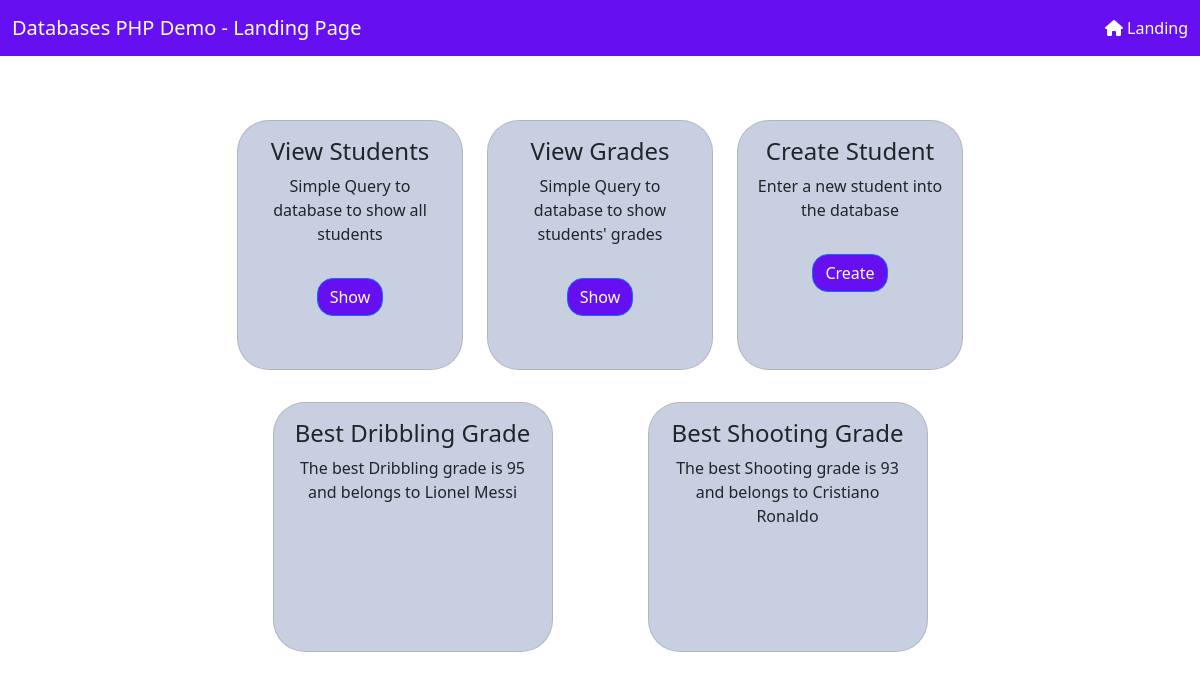
The app's page /dbdemo/index.php with its own data.
### tables this page shows
CREATE TABLE `grades` (
  `id` int NOT NULL,
  `course_name` varchar(45) NOT NULL,
  `grade` int NOT NULL CHECK (`grade` >= 0 AND `grade` <= 100),
  `student_id` int NOT NULL,
  PRIMARY KEY (`id`),
  UNIQUE KEY `id_UNIQUE` (`id`),
  KEY `student_id` (`student_id`),
  CONSTRAINT `student_id` FOREIGN KEY (`student_id`) REFERENCES `students` (`id`) ON DELETE CASCADE ON UPDATE CASCADE
);

CREATE TABLE `students` (
  `id` int NOT NULL AUTO_INCREMENT,
  `name` varchar(45) NOT NULL,
  `surname` varchar(45) NOT NULL,
  `email` varchar(100) NOT NULL CHECK (`email` LIKE '_%@_%._%'),
  PRIMARY KEY (`id`),
  UNIQUE KEY `id_UNIQUE` (`id`)
);

### dbdemo/index.php (the view, shortened to what this page needs)
<!DOCTYPE html>
<html lang = "en">
<head>
    <link rel = "stylesheet" href = "css/styles.css">
    <link rel = "stylesheet" href = "https://cdnjs.cloudflare.com/ajax/libs/font-awesome/6.0.0/css/all.min.css">
    <link rel = "stylesheet" href = "bootstrap/css/bootstrap.min.css">
</head>
<body>
    <nav class="navbar navbar-light navbar-expand-md" id="nav-bar">
        <div id="navbar-div" class="container-fluid">
            <a class="navbar-brand" id="nav-bar-text">Databases PHP Demo - Landing Page</a>
            <a id="navbar-items" href="/Databases-PHP-Demo/dbdemo/">
                <i class="fa fa-home "></i> Landing
            </a>
        </div>
    </nav>
    <div class="container" id="row-container">
        <div class="row" id="row">
            <div class="col-md-4">
                <div class="card" id="card-container-layout">
                    <div class="card-body" id="card">
                        <h4 class="card-title">View Students</h4>
                        <p class="card-text" id="paragraph">Simple Query to database to show all students</p>
                        <a class="btn btn-primary" id="show-btn" href="/Databases-PHP-Demo/dbdemo/students.php">Show</a>
                    </div>
                </div>
            </div>
            <div class="col-md-4">
                <div class="card" id="card-container-layout">
                    <div class="card-body" id="card">
                        <h4 class="card-title">View Grades</h4>
                        <p class="card-text" id="paragraph">Simple Query to database to show students' grades<br></p>
                        <a class="btn btn-primary" id="show-btn" href="/Databases-PHP-Demo/dbdemo/grades.php">Show</a>
                    </div>
                </div>
            </div>
            <div class="col-md-4">
                <div class="card" id="card-container-layout">
                    <div class="card-body" id="card">
                        <h4 class="card-title">Create Student</h4>
                        <p class="card-text" id="paragraph">Enter a new student into the database<br></p>
                        <a class="btn btn-primary" id="show-btn" href="/Databases-PHP-Demo/dbdemo/create_student.php">Create</a>
                    </div>
                </div>
            </div>
        </div>
        <div class="row" id="row-2">
            <div class="col-md-6">
                <div class="card" id="card-container-layout">
                    <div class="card-body" id="card">
                        <h4 class="card-title">Best Dribbling Grade</h4>
                        <p class="card-text" id="paragraph">
                            <?php
                                $conn = OpenCon();
                                $query = "SELECT g.grade, s.name, s.surname
                                        FROM students s INNER JOIN grades g ON g.student_id = s.id
                                        WHERE g.course_name = 'DRI'
                                        ORDER BY g.grade DESC LIMIT 1";
                                $result = mysqli_query($conn, $query);
                                if($best_dribbling_grade = mysqli_fetch_row($result)){
                                    echo 'The best Dribbling grade is ' . $best_dribbling_grade[0] . ' and belongs to ' . $best_dribbling_grade[1] . ' ' . $best_dribbling_grade[2];
                                }
                                else{
                                    echo 'There does not exist a student with a Dribbling Grade';
                                }
                            ?>
                        </p>
                    </div>
                </div>
            </div>
            <div class="col-md-6">
                <div class="card" id="card-container-layout">
                    <div class="card-body" id="card">
                        <h4 class="card-title">Best Shooting Grade</h4>
                        <p class="card-text" id="paragraph">
                            <?php
                                $query = "SELECT g.grade, s.name, s.surname FROM students s INNER JOIN grades g ON g.student_id = s.id WHERE g.course_name = 'SHO' ORDER BY g.grade DESC LIMIT 1";
                                $result = mysqli_query($conn, $query);
                                if($best_shooting_grade = mysqli_fetch_row($result)){
                                    echo 'The best Shooting grade is ' . $best_shooting_grade[0] . ' and belongs to ' . $best_shooting_grade[1] . ' ' . $best_shooting_grade[2];
                                }
                                else{
                                    echo 'There does not exist a student with a Shooting Grade';
                                }
                            ?>
                        </p>
                    </div>
                </div>
            </div>
        </div>
    </div>
</body>
</html>

### dbdemo/css/styles.css (style rules this page uses)
#nav-bar { background-color: var(--bs-indigo); }
#nav-bar-text { color: white; }
#show-btn { background-color: var(--bs-indigo); border-radius: 16px; }
#card { text-align: center; }
#row { margin-top: 4rem; }
#row-2 { margin-top: 2rem; }
#row-container { margin: auto; max-width: 750px; }
#card-container-layout { min-height: 250px; border-radius: 32px; max-width: 280px; margin: auto; background-color: rgba(18,49,126,0.23); }
#paragraph { margin-bottom: 32px; }
#navbar-div { display: flex; justify-content: space-between; }
#navbar-items { text-decoration: none; color: white; font-size: 16px; }

### records on screen
grades: grade "95", student.name "Lionel", student.surname "Messi"
grades: grade "93", student.name "Cristiano", student.surname "Ronaldo"
